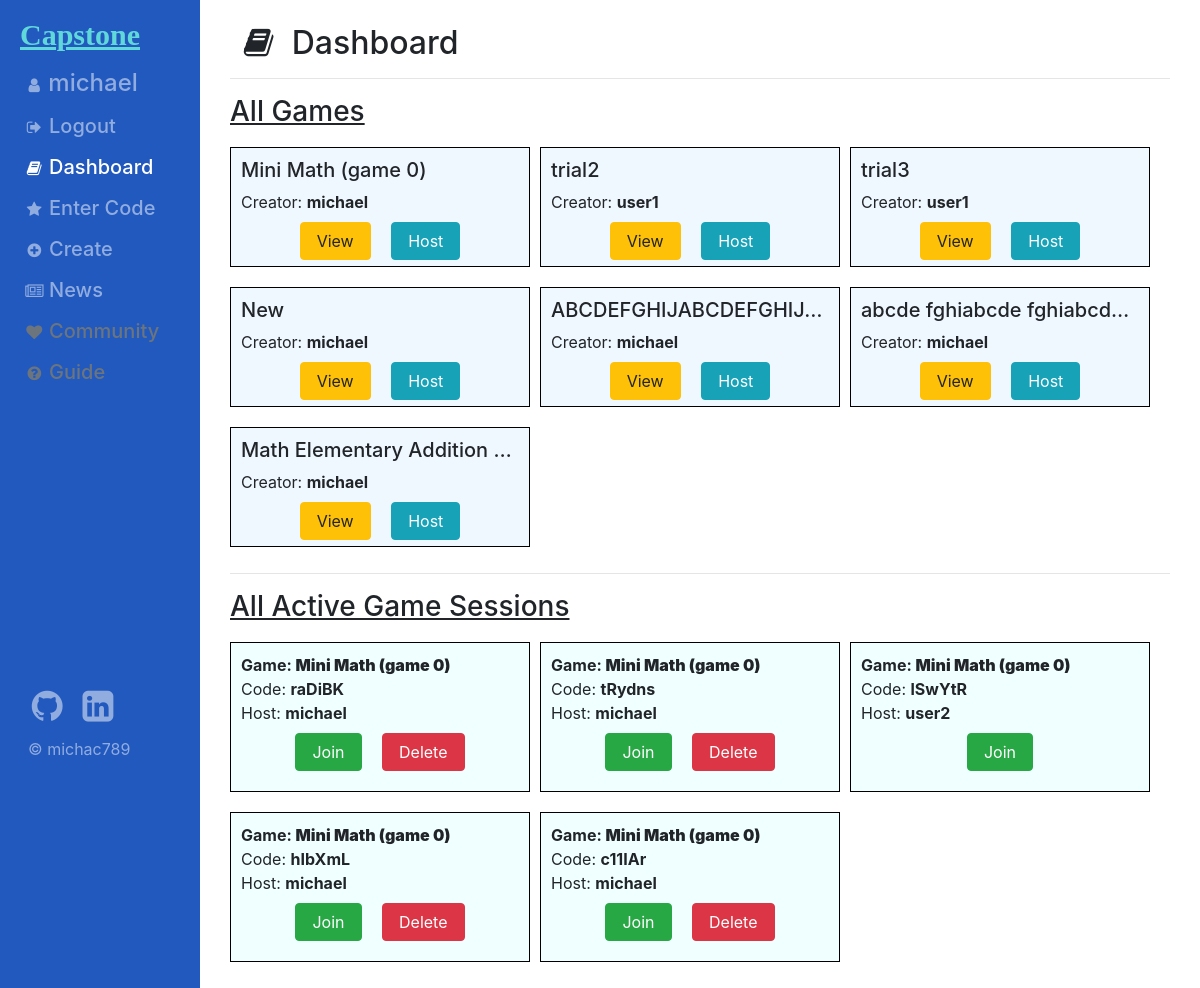
Before: /dashboard (signed in) with the older database file.
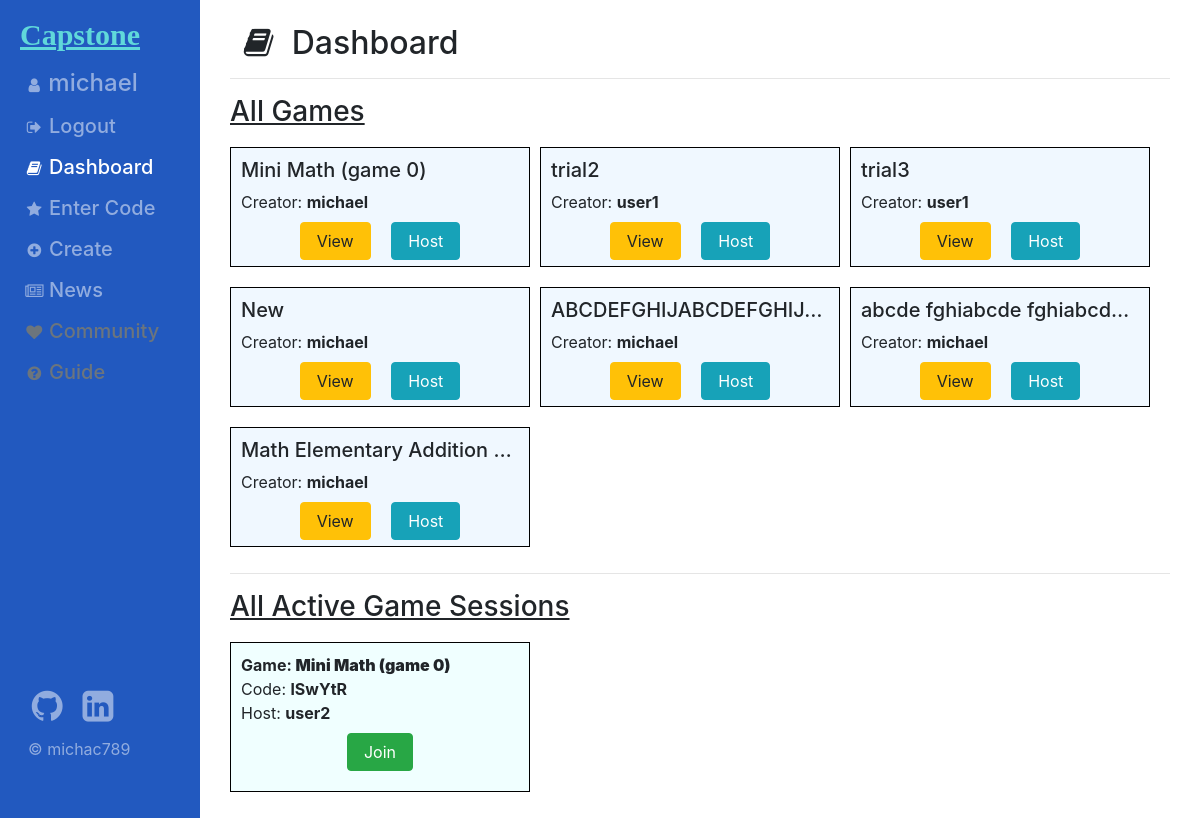
After: the same page with the newer database file.
### sso/models.py (models this page shows)
class User(AbstractUser):
    TIER = [
        ("T5", "SuspendedUser"),
        ("T4", "User"),
        ("T3", "StarUser"),
        ("T2", "Admin"),
        ("T1", "SuperAdmin"),
    ]
    status = models.CharField(max_length=2, choices=TIER, default="T4")

### livequiz/models.py (models this page shows, shortened)
class Game(models.Model):
    id = models.AutoField(primary_key=True)
    creator = models.ForeignKey(User, on_delete=models.CASCADE, related_name="games")
    title = models.CharField(max_length=64, unique=True)
    description = models.CharField(max_length=256)
    date_created = models.DateField(auto_now=True)

class GameSession(models.Model):
    id = models.BigAutoField(primary_key=True)
    host = models.ForeignKey(User, on_delete=models.CASCADE, related_name="hosted_games")
    game = models.ForeignKey(Game, on_delete=models.CASCADE, related_name="ongoing", null=True)
    code = models.CharField(max_length=6, primary_key=False, editable=False, unique=True)
    active = models.BooleanField(default=False)
    current_question = models.IntegerField(default=0)
    stillopen = models.BooleanField(default=True)
    finished = models.BooleanField(default=False)
    class Meta: verbose_name = "Game Session"

### livequiz/views.py (the view, shortened to what this page needs)
# urls.py: path("dashboard", views.index, name="index"),
@login_required(login_url="sso:login")
def index(request):
    return render(request, "livequiz/index.html", {
        "games": Game.objects.all(),
        "gamesessions": GameSession.objects.all(),
        "active": "index",
    })

### livequiz/templates/livequiz/index.html (shortened to what this page needs)
{% extends 'layout/root.html' %}
{% load static %}
{% block script %}
    <link href="{% static 'livequiz/create.css' %}" rel="stylesheet">
{% endblock script %}
{% block body %}
    <div class="container">
        <section class="h2 pl-2 pt-2">
            <i class="fa fa-book fa-fw"></i>
            <span class="p-1">Dashboard</span>
        </section><hr>
        <section class="h3"><u>All Games</u></section>
        <div class="wrap">
            {% for game in games %}
                <div class="gamediv">
                    <section class="h5">
                        <wrap>{{ game.title }}</wrap>
                    </section>
                    <section class="font-weight-normal">
                        Creator: <b>{{ game.creator.username }}</b>
                    </section>
                    <section class="text-center">
                        <a href="{% url 'livequiz:edit' game_id=game.id %}">
                            <button class="btn btn-warning m-2 px-3">
                                View
                            </button>
                        </a>
                        <form action="{% url 'livequiz:host' game_id=game.id %}" class="inl" method="POST">
                            <button type="submit" class="btn btn-info m-2 px-3">
                                Host
                            </button>
                        </form>
                    </section>
                </div>
            {% empty %}
                You have not created any games yet.
            {% endfor %}
        </div><hr>
        <section class="h3"><u>All Active Game Sessions</u></section>
        <div class="wrap">
            {% for gamesession in gamesessions %}
                <div class="gamediv heightplus">
                    <section class="font-weight-bold">
                        Game: <b>{{ gamesession.game.title }}</b>
                    </section>
                    <section class="font-weight-normal">
                        Code: <strong>{{ gamesession.code }}</strong>
                    </section>
                    <section class="font-weight-normal">
                        Host: <strong>{{ gamesession.host }}</strong>
                    </section>
                    <section class="text-center">
                        <a href="{% url 'livequiz:play' game_code=gamesession.code %}">
                            <button class="btn btn-success m-2 px-3">
                                Join
                            </button>
                        </a>
                        {% if gamesession.host == request.user %}
                            <form action="{% url 'livequiz:index' %}" method="POST" class="inl">
                                <button type="submit" class="btn btn-danger m-2 px-3">
                                    Delete
                                </button>
                            </form>
                        {% endif %}
                    </section>
                </div>
            {% empty %}
                <section class="h5">
                    No active session available currently.
                </section>
            {% endfor %}
        </div>
    </div>
{% endblock body %}

### sso/templates/layout/root.html (shortened to what this page needs)
{% load static %}
<!DOCTYPE html>
<html lang="en">
<head>
    <link rel="stylesheet" href="https://stackpath.bootstrapcdn.com/bootstrap/4.4.1/css/bootstrap.min.css">
    <link rel="stylesheet" href="https://stackpath.bootstrapcdn.com/font-awesome/4.7.0/css/font-awesome.min.css">
    <link href="{% static 'sso/layout.css' %}" rel="stylesheet">
    {% block script %}{% endblock script %}
</head>
<body>
    <div class="container-fluid">
        <div class="row min-vh-100 flex-column flex-md-row">
            <aside class="col-12 col-md-2 p-0 bgsidebar flex-shrink-1">
                <nav class="navbar sticky-top navbar-expand navbar-dark bgsidebar flex-md-column flex-row align-items-start py-2">
                    <div class="collapse navbar-collapse col-fixed">
                        {% include 'layout/sidebar.html' %}
                    </div>
                </nav>
            </aside>
            <main class="col bg-faded py-3 flex-grow-1">
                <div class="body">
                    {% block body %}{% endblock body %}
                </div>
            </main>
        </div>
    </div>
</body>
</html>

### sso/templates/layout/sidebar.html (shortened to what this page needs)
{% load static %}
<ul class="flex-md-column flex-row navbar-nav w-100 justify-content-between">
    <div id="capstonetitle">
    </div>
    <li class="nav-item ml-2">
        <span class="font-weight-bold mt-4">
            <a href="{% url 'sso:comingsoon' %}" class="nav-link pl-0">
                <i class="fa fa-user fa-fw"></i>
                <span class="d-none d-md-inline">
                    {% if user.is_authenticated %}
                        <strong class="h4">{{ user.username }}</strong>
                    {% else %}
                        Not logged in.
                    {% endif %}
                </span>
            </a>
        </span>
    </li>
    {% if user.is_authenticated %}
        <li class="nav-item ml-2">
            <a class="nav-link pl-0" href="{% url 'sso:logout' %}">
                <i class="fa fa-sign-out fa-fw"></i>
                <span class="d-none d-md-inline h5">Logout</span>
            </a>
        </li>
    {% endif %}
    {% if active == "index" %}
        <li class="nav-item ml-2 active">
            <a class="nav-link pl-0" href="{% url 'livequiz:index' %}">
                <i class="fa fa-book fa-fw"></i>
                <span class="d-none d-md-inline h5">Dashboard</span>
            </a>
        </li>
    {% endif %}
    {% if active == "entercode" %}
        <li class="nav-item ml-2 active">
            <a class="nav-link pl-0" href="{% url 'livequiz:entercode' %}">
                <i class="fa fa-star fa-fw"></i>
                <span class="d-none d-md-inline h5">Enter Code</span>
            </a>
        </li>
    {% else %}
        <li class="nav-item ml-2">
            <a class="nav-link pl-0" href="{% url 'livequiz:entercode' %}">
                <i class="fa fa-star fa-fw"></i>
                <span class="d-none d-md-inline h5">Enter Code</span>
            </a>
        </li>
    {% endif %}
    {% if active == "create" %}
        <li class="nav-item ml-2 active">
            <a class="nav-link pl-0" href="{% url 'livequiz:create' %}">
                <i class="fa fa-plus-circle fa-fw"></i>
                <span class="d-none d-md-inline h5">Create</span>
            </a>
        </li>
    {% else %}
        <li class="nav-item ml-2">
            <a class="nav-link pl-0" href="{% url 'livequiz:create' %}">
                <i class="fa fa-plus-circle fa-fw"></i>
                <span class="d-none d-md-inline h5">Create</span>
            </a>
        </li>
    {% endif %}
    {% if active == "news" %}
        <li class="nav-item ml-2 active">
            <a class="nav-link pl-0" href="{% url 'news:index' %}">
                <i class="fa fa-newspaper-o fa-fw"></i>
                <span class="d-none d-md-inline h5">News</span>
            </a>
        </li>
    {% else %}
        <li class="nav-item ml-2">
            <a class="nav-link pl-0" href="{% url 'news:index' %}">
                <i class="fa fa-newspaper-o fa-fw"></i>
                <span class="d-none d-md-inline h5">News</span>
            </a>
        </li>
    {% endif %}
    <li class="nav-item ml-2">
        <a class="nav-link pl-0" href="{% url 'sso:comingsoon' %}">
            <i class="fa fa-heart codeply fa-fw text-muted"></i>
            <span class="d-none d-md-inline h5 text-muted">Community</span>
        </a>
    </li>
    <li class="nav-item ml-2">
        <a class="nav-link pl-0" href="{% url 'sso:comingsoon' %}">
            <i class="fa fa-question-circle fa-fw text-muted"></i>
            <span class="d-none d-md-inline h5 text-muted">Guide</span>
        </a>
    </li>
    <li class="nav-item ml-2 d-none d-md-inline btm-pos">
        <div class="nav-link pl-0" href="https://github.com/michac789">
            <a class="colwh" href="https://github.com/michac789">
                <i class="fa fa-github fa-fw" style="font-size:36px"></i>
            </a>
            <a class="colwh" href="https://sg.linkedin.com/in/michael-andrew-chan-144a29219">
                <i class="fa fa-linkedin-square fa-fw" style="font-size:36px"></i>
            </a>
        </div>
        <div class="colwh p-1">
            <p>&copy; michac789</p>
        </div>
    </li>
</ul>

### sso/static/sso/layout.css (style rules this page uses)
.bgsidebar { background-color: #2259bf; }
.btm-pos { position: absolute; top: 85vh; }
.colwh { color: rgba(255, 255, 255, 0.5); }

### livequiz/static/livequiz/create.css (style rules this page uses)
.wrap { display: flex; flex-wrap: wrap; }
.wrap > .gamediv { margin-top: 10px; margin-bottom: 10px; margin-right: 10px; padding: 10px; background-color: aliceblue; width: 300px; height: 120px; border: 1px solid black; }
.wrap > .heightplus { height: 150px; background-color: azure; }
.wrap > div > section { white-space: nowrap; overflow: hidden; text-overflow: ellipsis; }
.inl { display: inline; }

Changed rows visible on the page:
removed GameSession: game "Mini Math (game 0)", code "raDiBK", host "michael"
removed GameSession: game "Mini Math (game 0)", code "tRydns", host "michael"
removed GameSession: game "Mini Math (game 0)", code "hIbXmL", host "michael"
removed GameSession: game "Mini Math (game 0)", code "c11IAr", host "michael"
